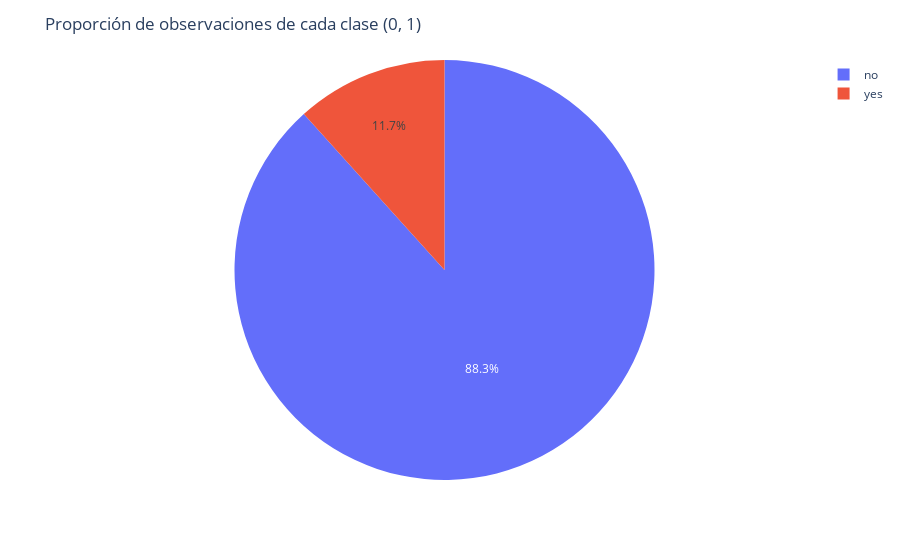

Notebook source saved alongside this figure:
### Code cell
import plotly.express as ex
fig = ex.pie(data,names='subscribed')
fig.update_layout(title='Proporción de observaciones de cada clase (0, 1)')
fig.show()

### Figure 1 — Plotly figure (JSON) as saved in the notebook; plotly's stock layout.template omitted (floating-point values rounded to 4 significant figures; data arrays with more than 128 entries replaced by an {"elided": "..."} marker saying what was removed)
{"data": [{"domain": {"x": [0, 1], "y": [0, 1]}, "hovertemplate": "subscribed=%{label}<extra></extra>", "labels": {"elided": "49732 str values"}, "legendgroup": "", "name": "", "showlegend": true, "type": "pie"}], "layout": {"legend": {"tracegroupgap": 0}, "margin": {"t": 60}, "title": {"text": "Proporción de observaciones de cada clase (0, 1)"}}}
